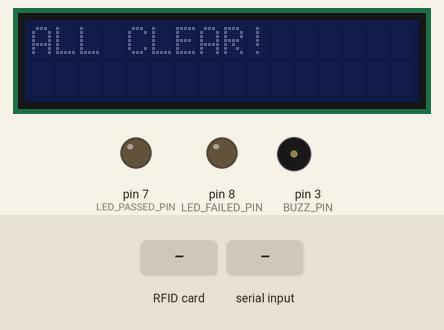
Recording of a sketch running on a simulated Arduino Uno, built with avr-gcc and run on an emulated ATmega328P. Shown: 16×2 character LCD, output pins drawn as LEDs (lit = HIGH), buzzer (waves = sounding). Inputs (shaded band) come from the test bench. Pins used as bus, display or sensor lines are not drawn; what the sketch prints to the serial monitor is not drawn.

Above: at 1.3 s.
1.4 s: RFID card 5E 7A 19 C4 held to the reader
At 2.1 s:
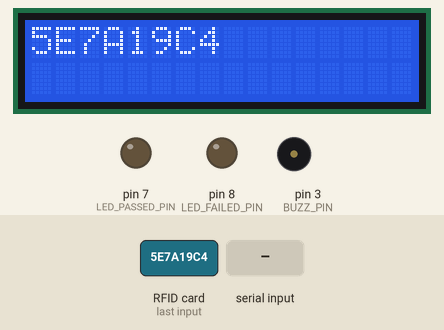
2.9 s: "1" received over Serial
At 4.2 s:
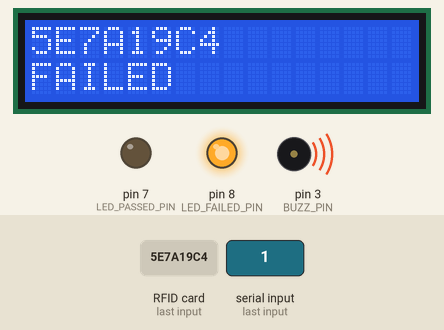
At 6.5 s:
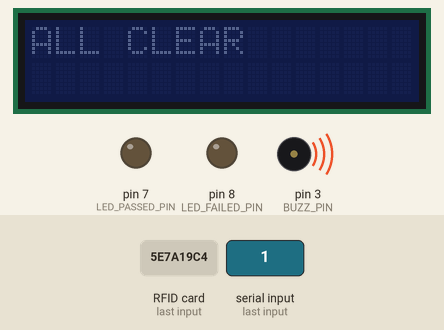
Timing chart, 0 to 8.0 s (numbered marks = the images above; inputs shaded):
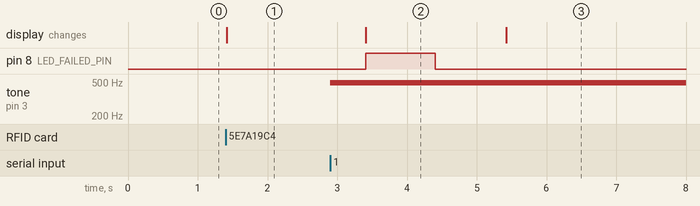

The sketch:

rfid-door-lock.ino
```cpp
/******************************
 * DOOR LOCK SYSTEM
 * Author: XnnYygn
 * Date: 2014-10-31
 *
 ******************************
 * PIN data sheet
 * ===========
 * RFRC522 PIN
 *
 * RST    D9
 * SS     D10
 * MOSI   D11
 * MISO   D12
 * SCK    D13
 * ============
 * Servo PIN
 *
 * DATA D6
 * ============
 * LED PIN
 *
 * PASSED(green)   D7
 * FAILED(red)     D8
 * ============
 * BUZZ PIN
 *
 * VCC D3
 * ============
 * LCD I2C PIN
 *
 * SDA A4
 * SCL A5
 * ============
 ******************************
 * Enjoy~
 */

#include <Servo.h>
#include <SPI.h>
#include <MFRC522.h>
#include <Wire.h>
#include <LiquidCrystal_I2C.h>

// SWF stands for STATUS_WAITING_FOR
#define SWF_CARD 0
#define SWF_RESULT 1

#define RFID_SS_PIN 10
#define RFID_RST_PIN 9

#define SERVO_DATA_PIN 6

#define LED_PASSED_PIN 7 // green
#define LED_FAILED_PIN 8 // red

#define BUZZ_PIN 3

////////////////////////////////////////
// variables
////////////////////////////////////////

int workingStatus = SWF_CARD;
int validationResult;

// create MFRC522 controller
MFRC522 mfrc522(RFID_SS_PIN, RFID_RST_PIN);

// servo controller
Servo myServo;

// LCD I2C
LiquidCrystal_I2C lcd(0x27,16,2);

////////////////////////////////////////
// methods
////////////////////////////////////////

void setup() {
  // set serial to 9600, same to raspberry pi pySerial
  Serial.begin(9600);

  // initialize MFRC522
  SPI.begin();
  mfrc522.PCD_Init();

  // initialize servo
  // myServo.attach(SERVO_DATA_PIN);

  // set pin for LEDs
  pinMode(LED_PASSED_PIN, OUTPUT);
  pinMode(LED_FAILED_PIN, OUTPUT);

  // set pin for buzz
  pinMode(BUZZ_PIN, OUTPUT);

  // initialize the lcd
  lcd.init();
  lcd.print("ALL CLEAR!");
}

void loop() {
  switch(workingStatus) {
    case SWF_CARD:
      waitingForCard();
      break;
    case SWF_RESULT:
      waitingForResult();
      break;
  }
}

void waitingForCard() {
  if (!mfrc522.PICC_IsNewCardPresent()) {
    return;
  }
  if ( ! mfrc522.PICC_ReadCardSerial()) {
    return;
  }

  // show card id on LCD
  lcd.backlight();
  lcd.clear();

  // send card id to serial and LCD
  Serial.print("CARD_ID: ");
  for (byte i = 0; i < mfrc522.uid.size; i++) {
    if(mfrc522.uid.uidByte[i] < 0x10) {
      Serial.print("0");
      lcd.print("0");
    }
    Serial.print(mfrc522.uid.uidByte[i], HEX);
    lcd.print(mfrc522.uid.uidByte[i], HEX);
  }
  Serial.println();

  // change working status
  workingStatus = SWF_RESULT;

  mfrc522.PICC_HaltA();
}

void waitingForResult() {
  if(Serial.available()) {
    validationResult = Serial.read();
    Serial.print("VALIDATION RESULT: ");
    Serial.println(validationResult);

    // buzz
    analogWrite(BUZZ_PIN, 128);
    delay(500);
    analogWrite(BUZZ_PIN, LOW);

    // set LCD cursor to next line
    lcd.setCursor(0, 1);

    if(validationResult == 84 /* T */) {
      onValidationPassed();
    } else {
      onValidationFailed();
    }

    // delay 1 second before next operation
    delay(1000);

    // return to init status
    workingStatus = SWF_CARD;
    lcd.noBacklight();
    lcd.clear();
    lcd.print("ALL CLEAR");
  }
}

void onValidationPassed() {
  lcd.print("PASSED");

  // turn on passed LED
  digitalWrite(LED_PASSED_PIN, HIGH);

  // turn servo
  myServo.attach(SERVO_DATA_PIN);
  delay(1000);
  myServo.write(180);
  delay(1000);
  myServo.write(0);
  delay(1000);
  myServo.detach();

  // turn off passed LED
  digitalWrite(LED_PASSED_PIN, LOW);
}

void onValidationFailed() {
  lcd.print("FAILED");

  // turn on failed LED
  digitalWrite(LED_FAILED_PIN, HIGH);
  delay(1000);

  // turn off failed LED
  digitalWrite(LED_FAILED_PIN, LOW);
}
```

Measured:
- after the input at 1.4 s, the display: changes at once (image 1)
- after the input at 2.9 s, pin 8 (LED_FAILED_PIN): LOW → HIGH after 0.51 s, → LOW 1.0 s later; tone on pin 3 (BUZZ_PIN): silent → 490 Hz at once; the display: changes after 0.51 s (image 2)
- what the display in image 2 shows lasts 2.0 s, from 3.4 s to 5.4 s
